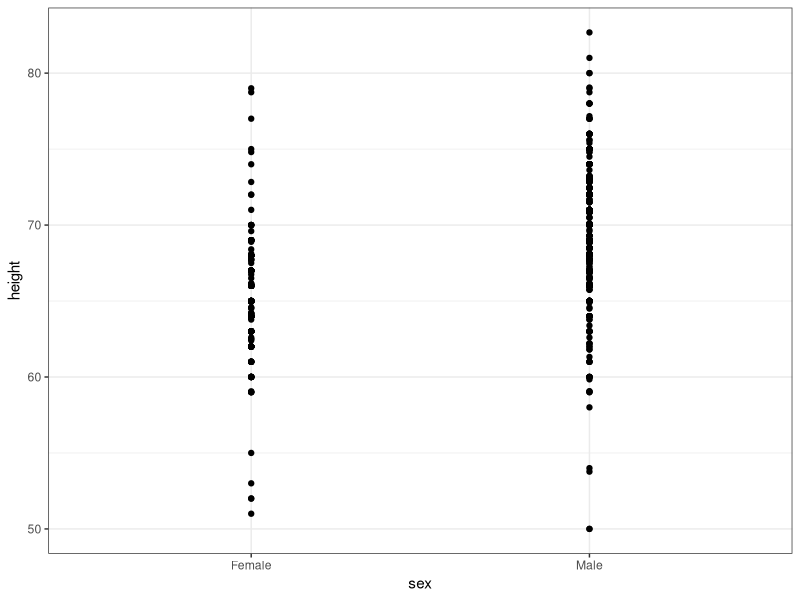
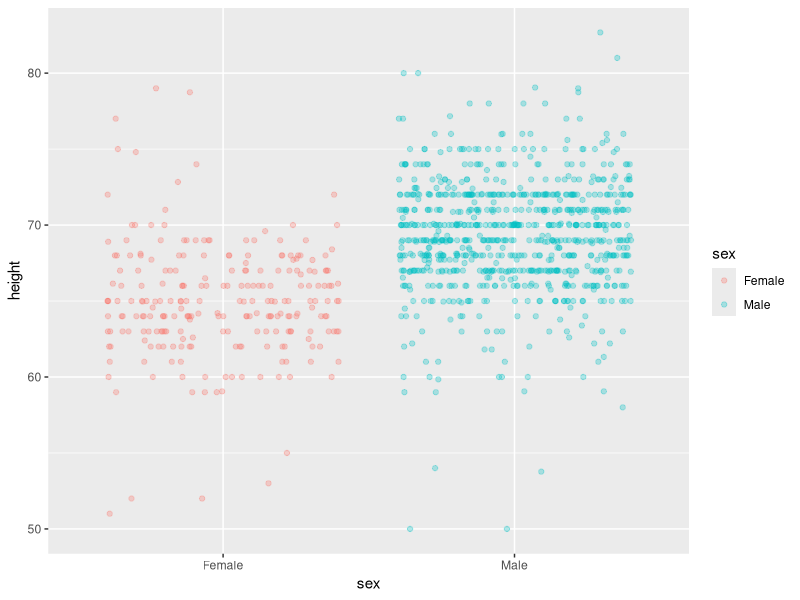

Reproduce these figures in R, in order. (Note: this script raises an error after producing the figures.)
library(dslabs)
library(tidyverse)
data(heights)
heights |> ggplot(aes(sex, height)) + geom_point() + theme_bw()

heights %>% ggplot(aes(sex, height)) + geom_jitter(aes(color = sex), alpha = 0.3)
+ theme_bw()


heights |> ggplot(aes(height))+ geom_histogram(colour =
                   "black") + facet_grid(.~
                                           sex)
heights |> ggplot(aes(height)) + geom_histogram(colour = "black") + facet_grid(sex
                                                                               ~.)
